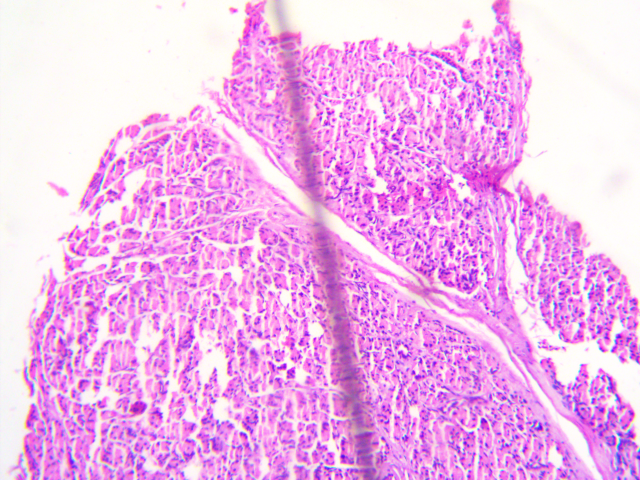
#> input picture Pancreas/10x data/35_Pancreas_10x.tif, 1280 x 960 px, found by its file name (shown at 1/2 size)
$ python overlay_sift.py
#> lines starting #> are read from the running program, lines starting #| are printed output that depends on the picture; after the words box and inside, x2 and y2 are one past the last pixel; in counts of white or black regions, pixels touching at a corner belong together
#> in main, img1 is the input picture: shape (960, 1280, 3); mean B, G, R 236, 182.3, 239.6
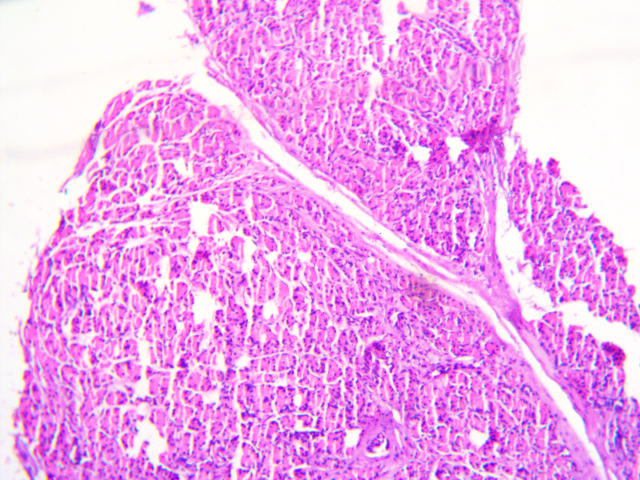
#> input picture Pancreas/10x data/36_Pancreas_10x.tif, 1280 x 960 px, found by its file name (shown at 1/2 size)
#> in main, img2 is the input picture: shape (960, 1280, 3); mean B, G, R 238.1, 170, 240.6
import cv2
import numpy as np
import cProfile

def overlay_images_sift(img1, img2):
    sift = cv2.SIFT_create()

    kp1, des1 = sift.detectAndCompute(img1, None)
#> kp1 = 11945 keypoints; strongest (x, y, size): (568, 733, 7.3), (602, 588, 5.3), (918, 505, 4.8), (803, 440, 4.6)
    kp2, des2 = sift.detectAndCompute(img2, None)
#> kp2 = 11801 keypoints; strongest (x, y, size): (1123, 599, 6.5), (1233, 708, 24.2), (591, 557, 5.9), (488, 889, 5.7)

    bf = cv2.BFMatcher(cv2.NORM_L2, crossCheck=False)
    matches = bf.knnMatch(des1, des2, k=2)
#> matches = 11945 matches

    good_matches = []
    for m, n in matches:
        if m.distance < 0.75 * n.distance:
            good_matches.append(m)
#> after the loop, good_matches = 26 matches

    total_keypoints = len(kp1) + len(kp2)
#> total_keypoints = 23746
    matching_keypoints = len(good_matches) * 2
#> matching_keypoints = 52
    matching_percentage = (matching_keypoints / total_keypoints) * 100
#> matching_percentage = 0.219

    print(f"Number of matching keypoints (Inliers): {len(good_matches)}")
#| Number of matching keypoints (Inliers): 26
    print(f"Numbers of points not matched (Outliers): {100 - len(good_matches)}")
#| Numbers of points not matched (Outliers): 74
    print(f"Percentage of matching keypoints: {matching_percentage:.2f}%")
#| Percentage of matching keypoints: 0.22%

    src_pts = np.float32([kp1[m.queryIdx].pt for m in good_matches])
#> src_pts = 26 pairs, first value 53.52 to 1200.3, second value 20.89 to 791
    dst_pts = np.float32([kp2[m.trainIdx].pt for m in good_matches])
#> dst_pts = 26 pairs, first value 43.41 to 1236.8, second value 72.34 to 940.7

    M, mask = cv2.findHomography(src_pts, dst_pts, cv2.RANSAC, 3.0)
#> M = [[-0.625, 0.509, 414.1], [-0.127, 0.137, 75.97], [-0.00161, 0.00141, 1]]; mask = 26 values, max 1 at index 6, min 0 at index 0, mean 0.192

    warped_img2 = cv2.warpPerspective(img2, M, (img1.shape[1], img1.shape[0]))
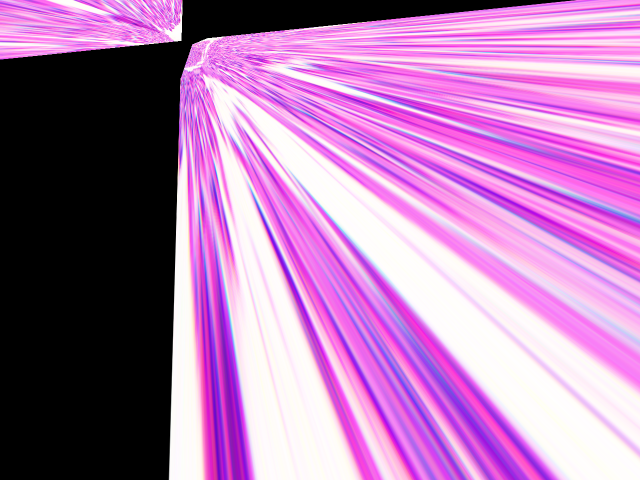
#> warped_img2: shape (960, 1280, 3) (shown at 1/2 size); mean B, G, R 172.9, 119.6, 172.9
    mask = cv2.warpPerspective(np.ones_like(img2, dtype=np.uint8), M, (img1.shape[1], img1.shape[0]))
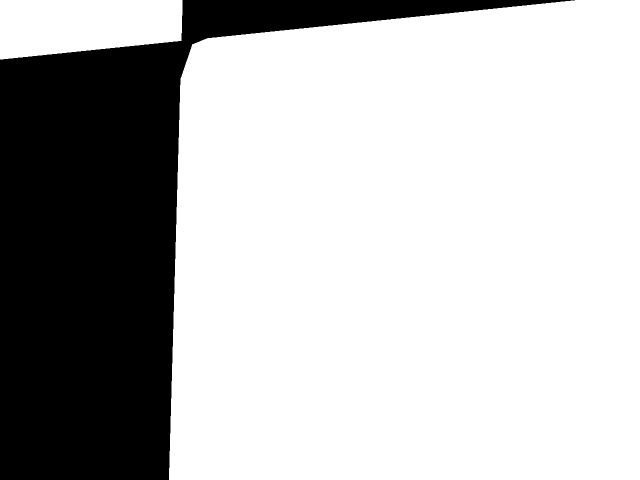
#> mask: shape (960, 1280, 3) (shown at 1/2 size); values 0 (black) and 1 (white), 72.8% white; 1 black region, box (x1, y1, x2, y2) and area: (0, 0, 1150, 960) 334328

    overlaid_image = cv2.addWeighted(img1, 0.7, warped_img2, 0.3, 0)
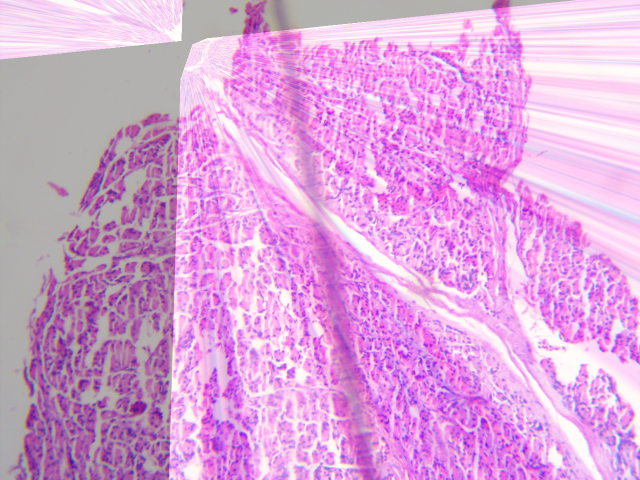
#> overlaid_image: shape (960, 1280, 3) (shown at 1/2 size); mean B, G, R 217.1, 163.5, 219.5

    return overlaid_image

def main():
    img1 = cv2.imread("C:/PBL_FINAL/Project-Based-Learning/Pancreas/10x data/35_Pancreas_10x.tif")
    img2 = cv2.imread("C:/PBL_FINAL/Project-Based-Learning/Pancreas/10x data/36_Pancreas_10x.tif")

    overlaid_image = overlay_images_sift(img1, img2)
    resized_image = cv2.resize(overlaid_image, None, fx=0.5, fy=0.5)
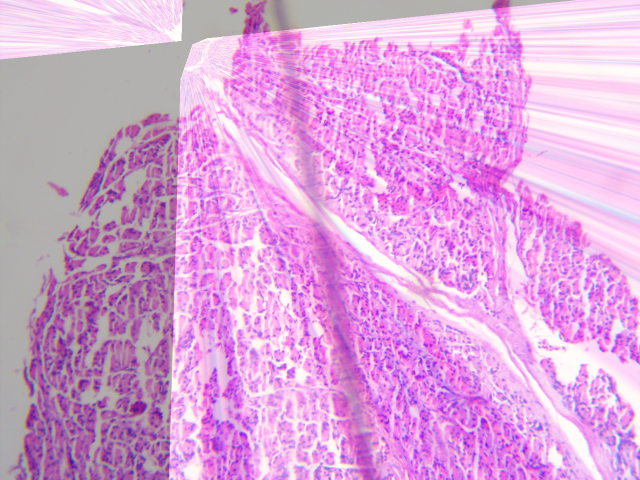
#> resized_image: shape (480, 640, 3); mean B, G, R 217.2, 163.6, 219.6

    cv2.imshow("Overlaid Image", resized_image)
    cv2.waitKey(0)
    cv2.destroyAllWindows()

if __name__ == '__main__':
    cProfile.run('main()')
